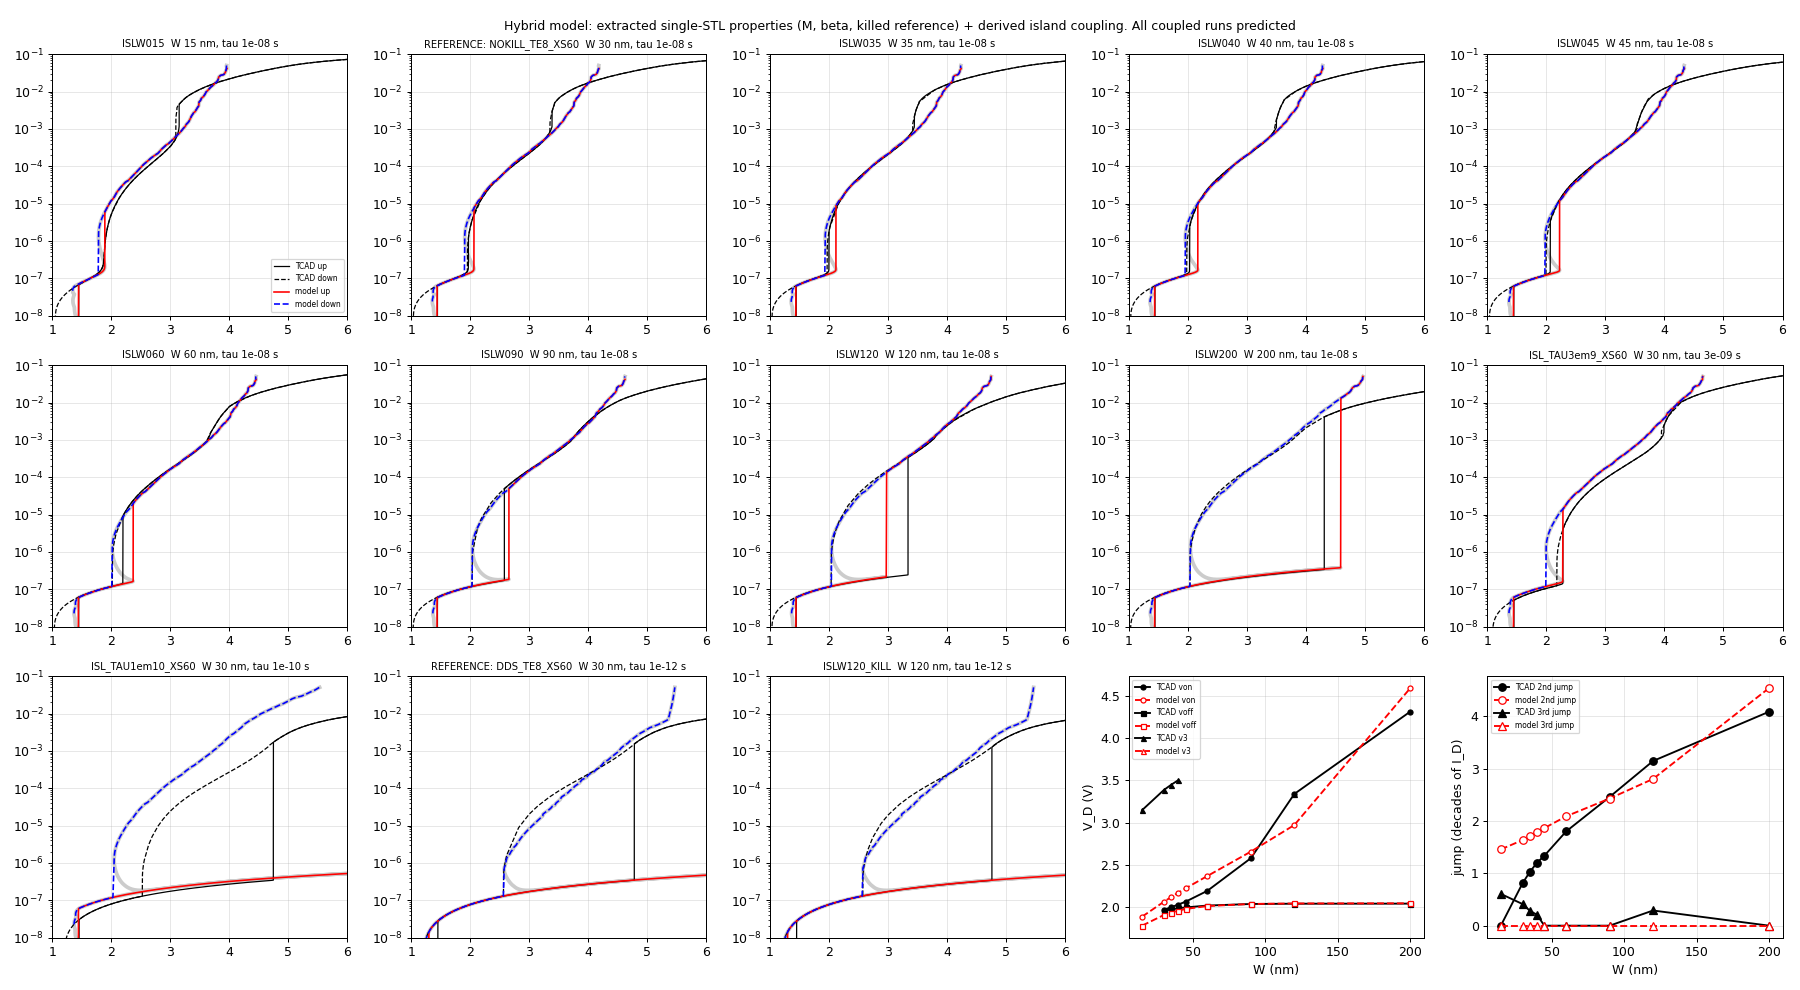

Write the Python code that produced this figure.
#!/usr/bin/env python3
"""Hybrid two-body STL model: single-STL properties extracted, the coupling derived.

Left body hole balance (1103_model/model_latch.py):  (M(V) - 1) I + [eta_self(I_D) + eta_c(I_D; W, tau)] I_D + G0 = I / beta(I)
  extracted (single-STL properties, the same for every run):
    M(V) - 1   : impact-ionization holes per electron vs island potential (logistic fit to the snapshot balance, all runs)
    1/beta(I)  : hole loss per electron (Gummel-like extraction from the snapshot balance, all runs)
    eta_self   : the left STL's own impact-ionization holes generated on the island side of its drain junction that return to the
                 body (the "eta" of the killed reference DDS_TE8_XS60, where no hole crosses the island)
    V_R(I_D)   : right-STL on-branch. The island is the right STL's emitter, so its lifetime sets the right STL's back-injection
                 loss: a killed island needs ~0.45 V more right-STL voltage at the same current than a coupled one, while coupled islands
                 of any width give the same on-branch (V_R(0.2 uA) = 0.83-0.90 V for W 15-200 nm). Two references: the killed
                 W 30 nm device (DDS_TE8_XS60) for killed islands, the coupled W 30 nm device (NOKILL_TE8_XS60) for coupled islands
  derived (1103_physics/stl_phys.py; no per-run input):
    eta_c      = gamma_R(I_D) T(W, tau, I_D)
                 gamma_R: holes back-injected by the right STL into the island per drain electron (junction law, Webster, plasma limit
                 mu_p/(mu_n+mu_p)); T: drift-diffusion transmission of the n+ island, L_p = sqrt(D_p tau_p) from consrh, drift by the
                 ohmic field of I_D
Prediction for W 15-200 nm, island tau 3e-9 / 1e-10 s and the killed 120 nm island; turn-on, turn-off, jump, third jump.
Output: stl_hybrid.dat, stl_hybrid.png"""
import os, sys, runpy, numpy as np, matplotlib
matplotlib.use('Agg'); import matplotlib.pyplot as plt
H = os.path.dirname(os.path.abspath(__file__)); R = os.path.join(H, '..')
EM = runpy.run_path(os.path.join(R, '1103_model', 'model_latch.py'))          # extracted M(V), beta(I), tcad()
PH = runpy.run_path(os.path.join(H, 'stl_phys.py'))                          # gamma_R(I), transmission()
m_of, pm, g_of, pg, tcad, eta_tab = EM['m_of'], EM['pm'], EM['g_of'], EM['pg'], EM['tcad'], EM['eta_tab']
gamma, transmission, GR = PH['gamma'], PH['transmission'], PH['GR']
RTAP, G0 = 1e7, 1e-15
VR_K = tcad('DDS_TE8_XS60', '1007_ddsplit')['VR']; VR_C = tcad('NOKILL_TE8_XS60', '1010_sink')['VR']; eta_self = eta_tab('DDS_TE8_XS60')
RUNS = [('ISLW015', '1030_islw', 15, 1e-8), ('NOKILL_TE8_XS60', '1010_sink', 30, 1e-8), ('ISLW035', '1103_third', 35, 1e-8),
        ('ISLW040', '1103_third', 40, 1e-8), ('ISLW045', '1030_islw', 45, 1e-8), ('ISLW060', '1030_islw', 60, 1e-8),
        ('ISLW090', '1030_islw', 90, 1e-8), ('ISLW120', '1030_islw', 120, 1e-8), ('ISLW200', '1030_islw', 200, 1e-8),
        ('ISL_TAU3em9_XS60', '1029_isltau', 30, 3e-9), ('ISL_TAU1em10_XS60', '1029_isltau', 30, 1e-10),
        ('DDS_TE8_XS60', '1007_ddsplit', 30, 1e-12), ('ISLW120_KILL', '1030_islw', 120, 1e-12)]


def eta_of(W, tau):
    if tau < 1e-11: return lambda ID: eta_self(ID)
    return lambda ID: eta_self(ID) + gamma(ID, *GR) * transmission(W, tau, ID)


def model(W, tau):
    et = eta_of(W, tau); VR = VR_K if tau < 1e-11 else VR_C; I = np.logspace(-17, -1.3, 1600)
    h = lambda V: m_of(V, pm) * I + et(I + V / RTAP) * (I + V / RTAP) + G0 - g_of(I, pg) * I
    lo, hi = np.zeros_like(I), np.full_like(I, 8.0)
    for _ in range(50):
        mid = 0.5 * (lo + hi); pos = h(mid) > 0; hi = np.where(pos, mid, hi); lo = np.where(pos, lo, mid)
    V = np.where((h(np.zeros_like(I)) < 0) & (h(np.full_like(I, 8.0)) > 0), 0.5 * (lo + hi), np.nan)
    ID = I + V / RTAP; VD = V + VR(ID); g = np.isfinite(VD); I, V, ID, VD = I[g], V[g], ID[g], VD[g]
    up = VD >= np.maximum.accumulate(VD) - 1e-9; dn = VD <= np.minimum.accumulate(VD[::-1])[::-1] + 1e-9
    def gap(ix, lo_, hi_):
        d = np.diff(np.log10(ID[ix])); d = np.where((ID[ix][:-1] > lo_) & (ID[ix][:-1] < hi_), d, 0); j = int(np.argmax(d)) if len(d) else 0
        return (j, d[j]) if len(d) and d[j] > 0.1 else (None, 0.0)
    iu, idn = np.where(up)[0], np.where(dn)[0]
    j2, a2 = gap(iu, 5e-8, 1e-6); jd, ad = gap(idn, 5e-8, 1e-6); j3, a3 = gap(iu, 1e-4, 1e-1)
    return dict(I=I, VD=VD, ID=ID, up=up, dn=dn, von=VD[iu[j2]] if j2 is not None else np.nan, jump=a2,
                voff=VD[idn[jd + 1]] if jd is not None else np.nan, v3=VD[iu[j3]] if j3 is not None else np.nan, j3=a3)


def third_tcad(t):
    k = t['k']; x, I = t['v'][:k + 1], t['Id'][:k + 1]; m = (x > 2.9) & (x < 4.2) & (I > 1e-4); xs, l = x[m], np.log10(I[m]); j3, v3 = 0.0, np.nan
    for i in range(len(xs)):
        jj = np.where((xs >= xs[i]) & (xs <= xs[i] + 0.001))[0]; dd = l[jj].max() - l[i]
        if dd > j3: j3, v3 = dd, xs[i]
    return (v3, j3) if j3 > 0.05 else (np.nan, 0.0)


T, Mo, lines = {}, {}, []
f = lambda x: '%.2f' % x if np.isfinite(x) else '  - '
for run, d, w, tau in RUNS:
    T[run] = tcad(run, d); T[run]['v3'], T[run]['j3'] = third_tcad(T[run]); Mo[run] = model(w, tau); t, mo = T[run], Mo[run]
    lines.append('%-18s %4d %7.0e   %s %s   %s %s   %4.1f %4.1f   %s/%.2f  %s/%.2f' % (run, w, tau, f(t['von']), f(mo['von']), f(t['voff']), f(mo['voff']),
                 t['jump'], mo['jump'], f(t['v3']), t['j3'], f(mo['v3']), mo['j3']))
txt = ['# stl_hybrid.py: extracted M(V), beta(I), eta_self, V_R (killed / coupled W 30 nm references); derived coupling gamma_R(I) T(W, tau, I)',
       '# run                W  tau_isl   V_on TCAD model   V_off TCAD model   jump TCAD model   3rd TCAD (V/dec)  model (V/dec)'] + lines
open(os.path.join(H, 'stl_hybrid.dat'), 'w').write('\n'.join(txt) + '\n'); print('\n'.join(txt))

fig, ax = plt.subplots(3, 5, figsize=(20, 11)); ax = ax.ravel()
for n_, (run, d, w, tau) in enumerate(RUNS):
    t, mo = T[run], Mo[run]; a = ax[n_]; kk = t['k']
    a.plot(mo['VD'], mo['ID'], '-', color='0.8', lw=3)
    a.plot(t['v'][:kk + 1], t['Id'][:kk + 1], 'k-', lw=1, label='TCAD up'); a.plot(t['v'][kk:], t['Id'][kk:], 'k--', lw=1, label='TCAD down')
    a.plot(mo['VD'][mo['up']], mo['ID'][mo['up']], 'r-', lw=1.3, label='model up'); a.plot(mo['VD'][mo['dn']], mo['ID'][mo['dn']], 'b--', lw=1.3, label='model down')
    a.set_yscale('log'); a.set_ylim(1e-8, 1e-1); a.set_xlim(1.0, 6.0); a.grid(alpha=.3)
    a.set_title(('REFERENCE: ' if run in ('DDS_TE8_XS60', 'NOKILL_TE8_XS60') else '') + f'{run}  W {w} nm, tau {tau:.0e} s', fontsize=8)
    if n_ == 0: a.legend(fontsize=6, loc='lower right')
a = ax[13]; rs = [(r_, w) for r_, d_, w, t_ in RUNS if t_ == 1e-8]
for key, mk in (('von', 'o'), ('voff', 's'), ('v3', '^')):
    a.plot([w for r_, w in rs], [T[r_][key] for r_, w in rs], 'k' + mk + '-', ms=4, label='TCAD ' + key)
    a.plot([w for r_, w in rs], [Mo[r_][key] for r_, w in rs], 'r' + mk + '--', ms=4, mfc='w', label='model ' + key)
a.set_xlabel('W (nm)'); a.set_ylabel('V_D (V)'); a.legend(fontsize=6); a.grid(alpha=.3)
a = ax[14]
a.plot([w for r_, w in rs], [T[r_]['jump'] for r_, w in rs], 'ko-', label='TCAD 2nd jump'); a.plot([w for r_, w in rs], [Mo[r_]['jump'] for r_, w in rs], 'ro--', mfc='w', label='model 2nd jump')
a.plot([w for r_, w in rs], [T[r_]['j3'] for r_, w in rs], 'k^-', label='TCAD 3rd jump'); a.plot([w for r_, w in rs], [Mo[r_]['j3'] for r_, w in rs], 'r^--', mfc='w', label='model 3rd jump')
a.set_xlabel('W (nm)'); a.set_ylabel('jump (decades of I_D)'); a.legend(fontsize=6); a.grid(alpha=.3)
fig.suptitle('Hybrid model: extracted single-STL properties (M, beta, killed reference) + derived island coupling. All coupled runs predicted', fontsize=10)
fig.tight_layout(); fig.savefig(os.path.join(H, 'stl_hybrid.png'), dpi=90)
